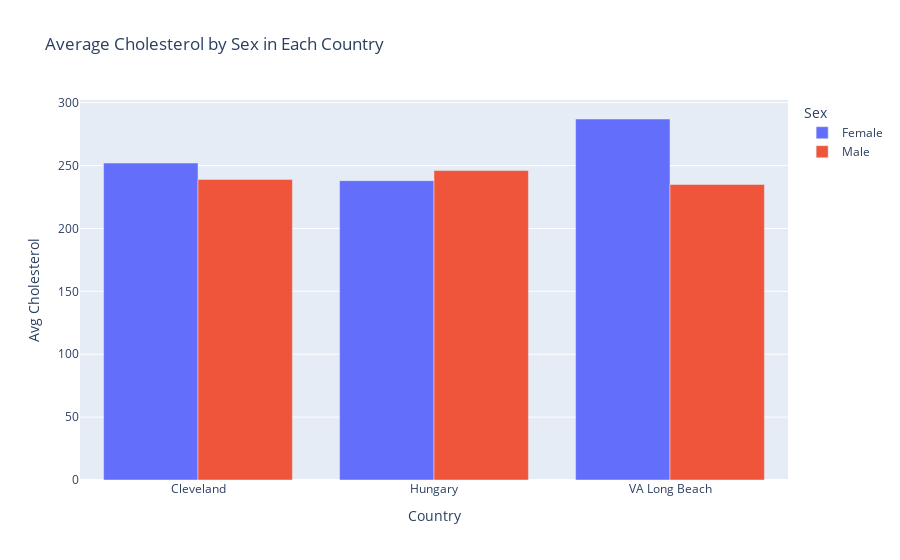

The cell this chart's notebook holds for it:
### Code cell
# ✅ Step 1: Group by 'dataset' and 'sex'
df_grouped = df.groupby(['dataset', 'sex'])['chol'].mean().reset_index()

# Step 2: (Optional) Round or convert
df_grouped['chol'] = df_grouped['chol'].astype(int)

# ✅ Step 3: Plot bar chart
fig8 = px.bar(df_grouped,
             x='dataset',        # 🟡 X-axis is country
             y='chol',           # 🟢 Y-axis is average cholesterol
             color='sex',        # 🔵 Bars colored by sex
             barmode='group',    # Grouped bars (Male/Female side by side)
             title='Average Cholesterol by Sex in Each Country',
             labels={'chol': 'Avg Cholesterol', 'sex': 'Sex', 'dataset': 'Country'},
             hover_data=['chol'])
# Save the figure
folder_name = 'Plotly Plots'  # Folder to save the image
figure_name = 'my_figure8.html'  # Change this to your desired figure name
saved_path = save_figure(fig8, folder_name, figure_name)
# Show the plot
fig8.show()

### Figure 1 — Plotly figure (JSON) as saved in the notebook; plotly's stock layout.template omitted (floating-point values rounded to 4 significant figures)
{"data": [{"alignmentgroup": "True", "hovertemplate": "Sex=Female<br>Country=%{x}<br>Avg Cholesterol=%{y}<extra></extra>", "legendgroup": "Female", "marker": {"color": "#636efa", "pattern": {"shape": ""}}, "name": "Female", "offsetgroup": "Female", "orientation": "v", "showlegend": true, "textposition": "auto", "type": "bar", "x": ["Cleveland", "Hungary", "VA Long Beach"], "xaxis": "x", "y": [252, 238, 287], "yaxis": "y"}, {"alignmentgroup": "True", "hovertemplate": "Sex=Male<br>Country=%{x}<br>Avg Cholesterol=%{y}<extra></extra>", "legendgroup": "Male", "marker": {"color": "#EF553B", "pattern": {"shape": ""}}, "name": "Male", "offsetgroup": "Male", "orientation": "v", "showlegend": true, "textposition": "auto", "type": "bar", "x": ["Cleveland", "Hungary", "VA Long Beach"], "xaxis": "x", "y": [239, 246, 235], "yaxis": "y"}], "layout": {"barmode": "group", "legend": {"title": {"text": "Sex"}, "tracegroupgap": 0}, "title": {"text": "Average Cholesterol by Sex in Each Country"}, "xaxis": {"anchor": "y", "domain": [0, 1], "title": {"text": "Country"}}, "yaxis": {"anchor": "x", "domain": [0, 1], "title": {"text": "Avg Cholesterol"}}}}
